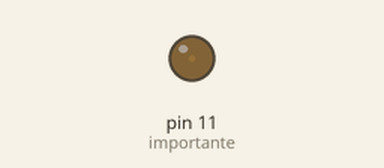
Bench run of a sketch on a simulated Arduino Uno, built with avr-gcc and run on an emulated ATmega328P. On the bench: output pins drawn as LEDs (lit = HIGH).

Above: at 0.05 s.
At 1.15 s:
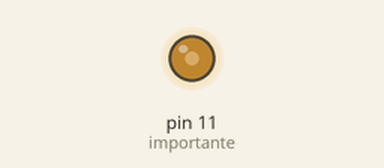
At 2.3 s:
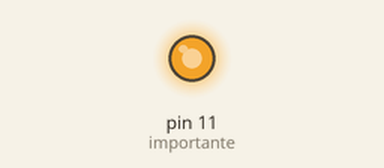
At 4.6 s:
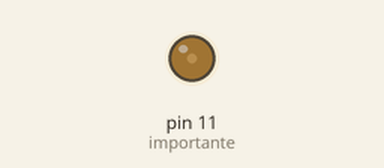
Timing chart, 0 to 6.6 s (numbered marks = the images above):
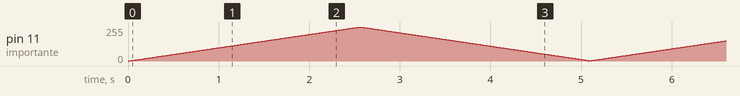

The sketch:

Fade_led.ino
```cpp
int efeito = 10;

void setup() {
  pinMode(11, OUTPUT); //importante !!! (saída PWM)
}

void loop() {
  for (int i = 0; i <=255; i++){
  analogWrite(11, i); //PWM (0 a 255)
  delay(efeito);
  }
  for (int i = 255; i >=5; i--){
  analogWrite(11, i); //PWM (0 a 255)
  delay(efeito);
  }
}
```
